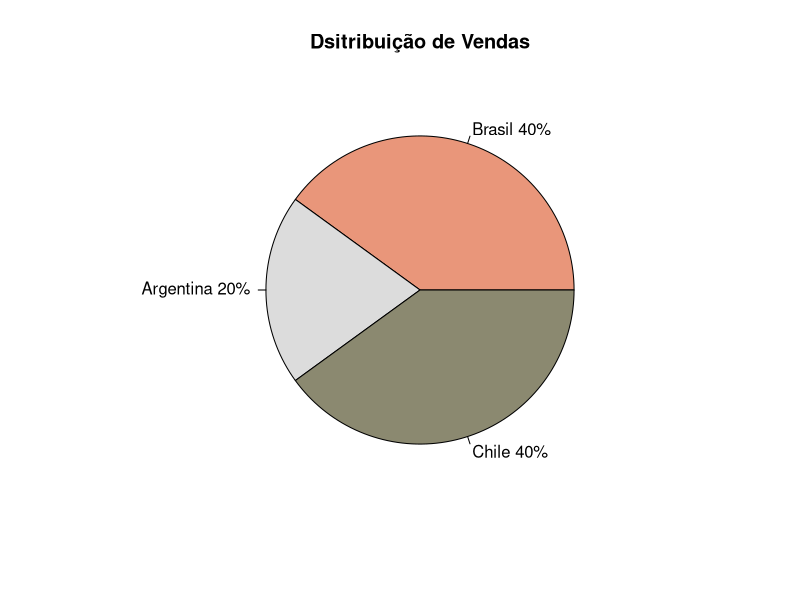
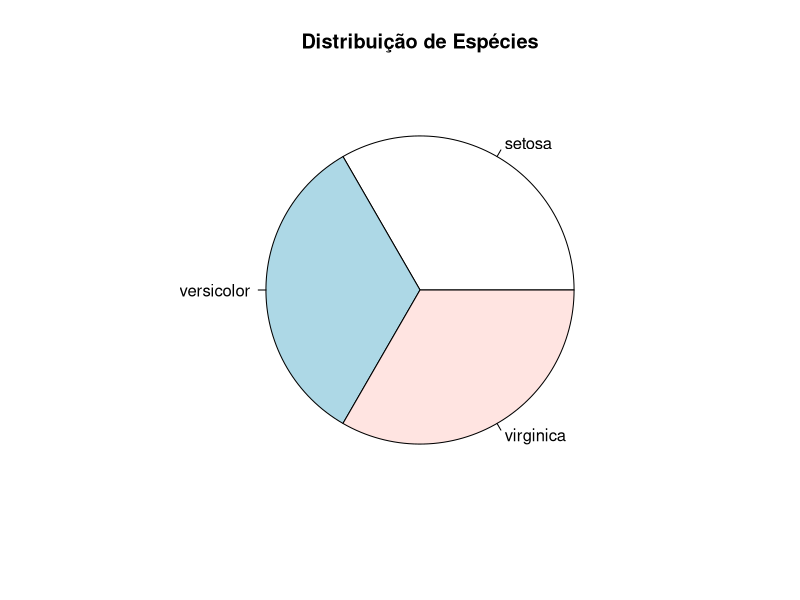
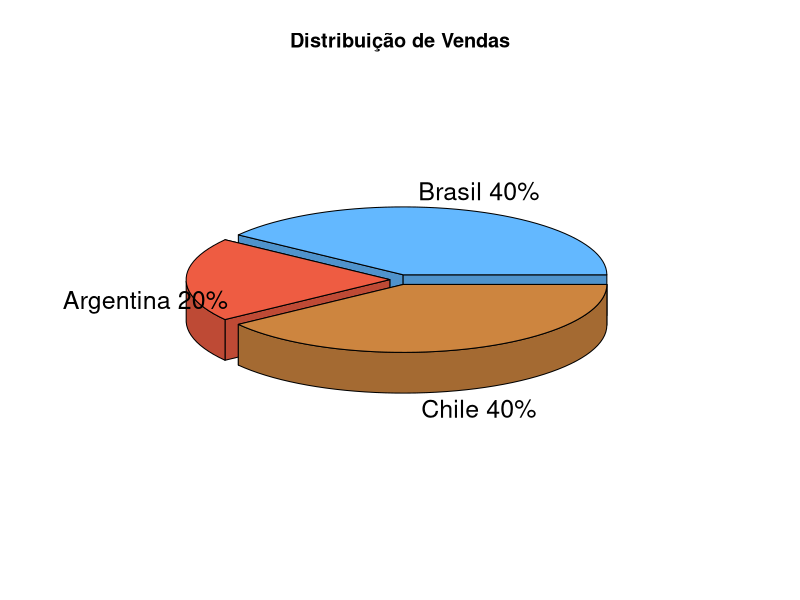

Write the R code that produced these figures, in order.
####################################################################################################
# Bar Plots

# Configurando o diretório de trabalho
setwd("C:/GitHubProjects/Projects-in-R/03-linguagem-r")
getwd()

####################################################################################################

?pie

# Criando as fatias
fatias = c(40, 20, 40)

# Nomeando os labels
paises = c("Brasil", "Argentina", "Chile")

# Unindo países e fatias
paises = paste(paises, fatias)

# Incluindo mais detalhes no label
paises = paste(paises, "%", sep = "")

colors()

# Construindo um gráfico
pie(fatias, labels = paises,
    col = c("darksalmon", "gainsboro", "lemonchiffon4"), 
    main ="Dsitribuição de Vendas")

# Trabalhando com dataframes
?iris
attach(iris)
Values = table(Species)
labels = paste(names(Values))
pie(Values, labels = labels, main = "Distribuição de Espécies")

# 3D
install.packages("plotrix")
library(plotrix)

pie3D(fatias, labels = paises, explode = 0.05,
      col = c("steelblue1", "tomato2", "tan3"),
      main = "Distribuição de Vendas")

####################################################################################################